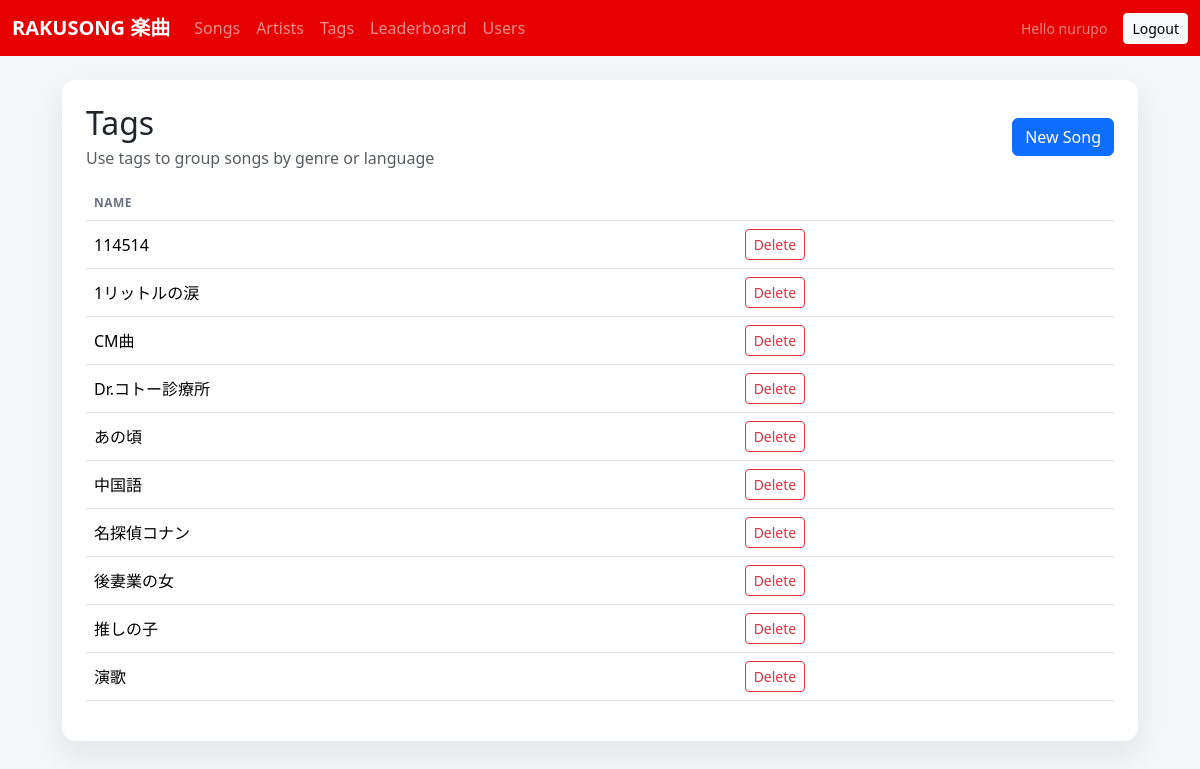
The page /ui/tags/ (signed in) on the database as committed earlier.
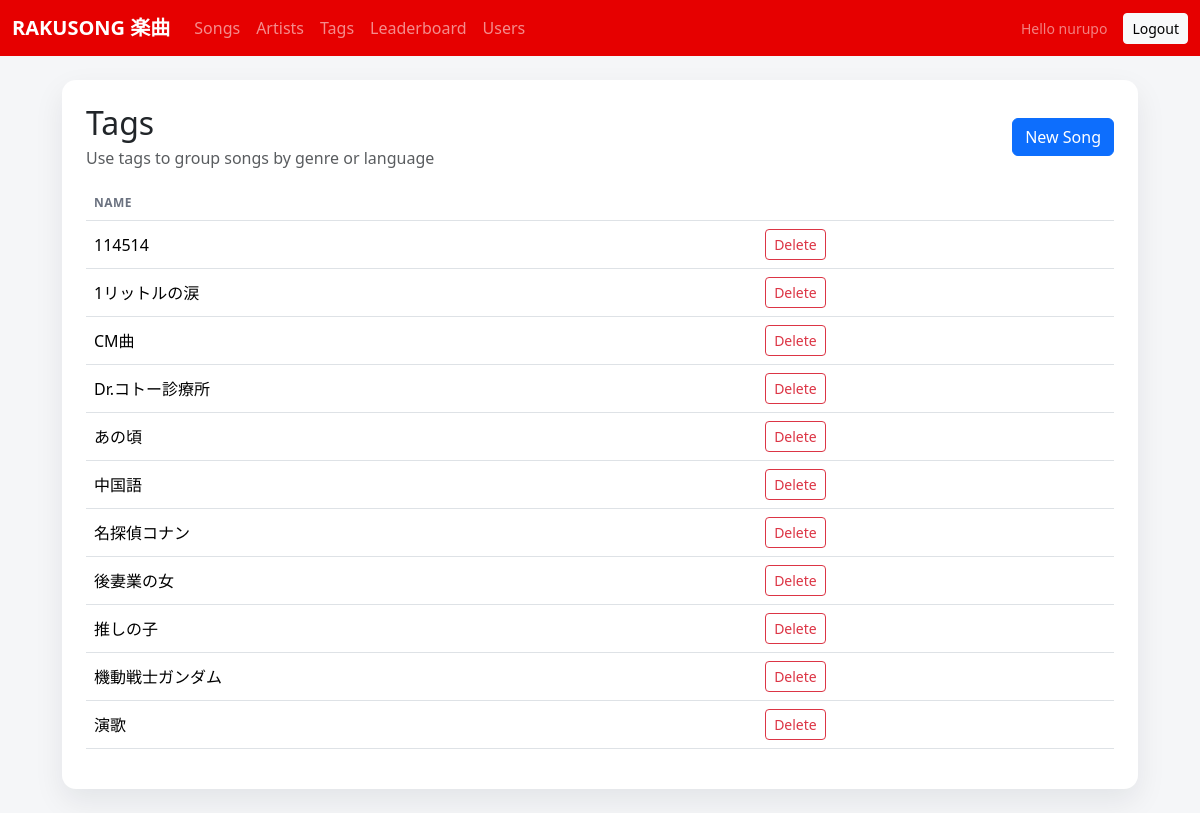
The same page on the database as committed later.
### songs/models.py (models this page shows, shortened)
class Tag(models.Model):
    name = models.CharField(max_length=64, unique=True)

### songs/views_ui.py (the view)
@login_required
def tag_list(request):
    tags = Tag.objects.order_by('name')
    return render(request, 'songs/tag_list.html', {'tags': tags})

### templates/songs/tag_list.html (shortened to what this page needs)
{% extends "base.html" %}
{% block content %}
  <div class="card p-4">
    <div class="d-flex flex-wrap gap-3 justify-content-between align-items-center mb-3">
      <div>
        <h2 class="mb-1">Tags</h2>
        <div class="text-muted">Use tags to group songs by genre or language</div>
      </div>
      <a class="btn btn-primary" href="{% url 'ui_tag_create' %}">New Song</a>
    </div>
    <div class="table-responsive">
      <table class="table align-middle">
      <thead>
        <tr>
          <th>Name</th>
          <th></th>
        </tr>
      </thead>
      <tbody>
        {% for tag in tags %}
          <tr>
            <td>{{ tag.name }}</td>
            <td>
              <a class="btn btn-sm btn-outline-danger" href="{% url 'ui_tag_delete' tag.pk %}">Delete</a>
            </td>
          </tr>
        {% empty %}
          <tr>
            <td colspan="2" class="text-muted">No tags yet.</td>
          </tr>
        {% endfor %}
      </tbody>
      </table>
    </div>
  </div>
{% endblock %}

Rows that differ between the two databases and show on the page:
added Tag: name "機動戦士ガンダム"
